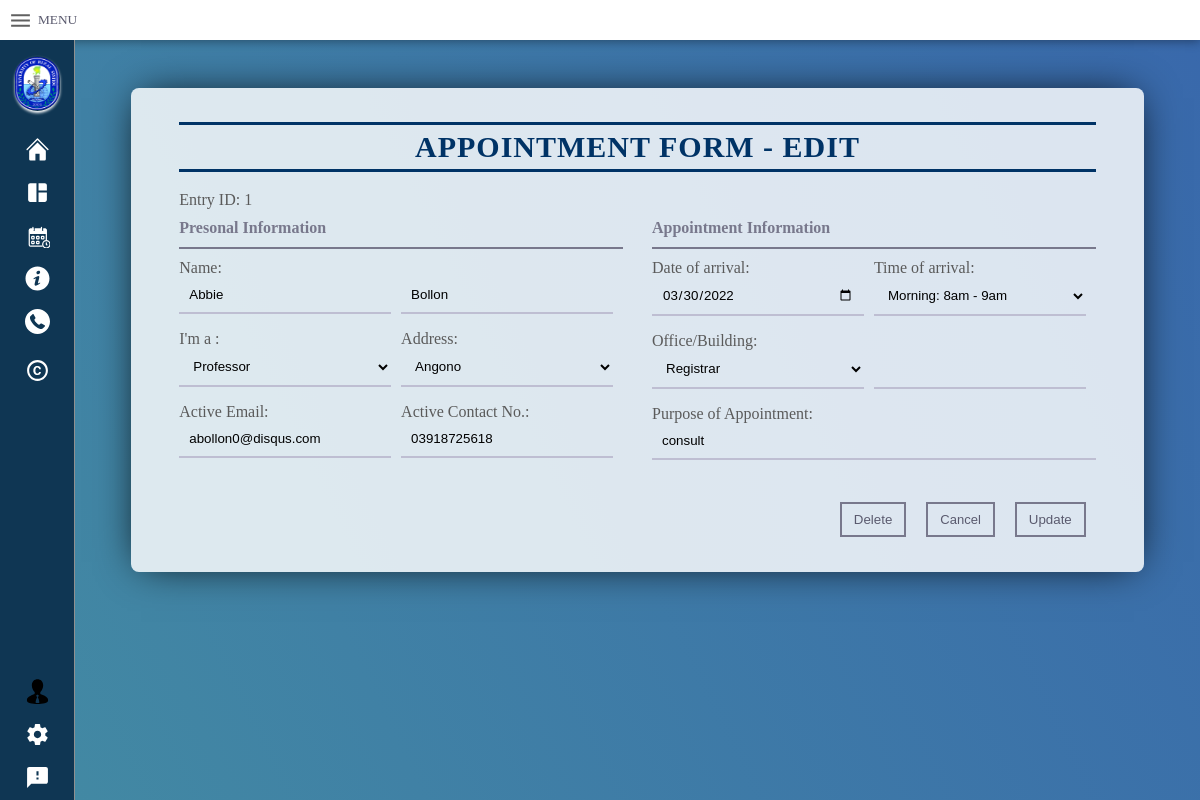
Before: /Edit_entry_data.php?ID=1 with the older database file.
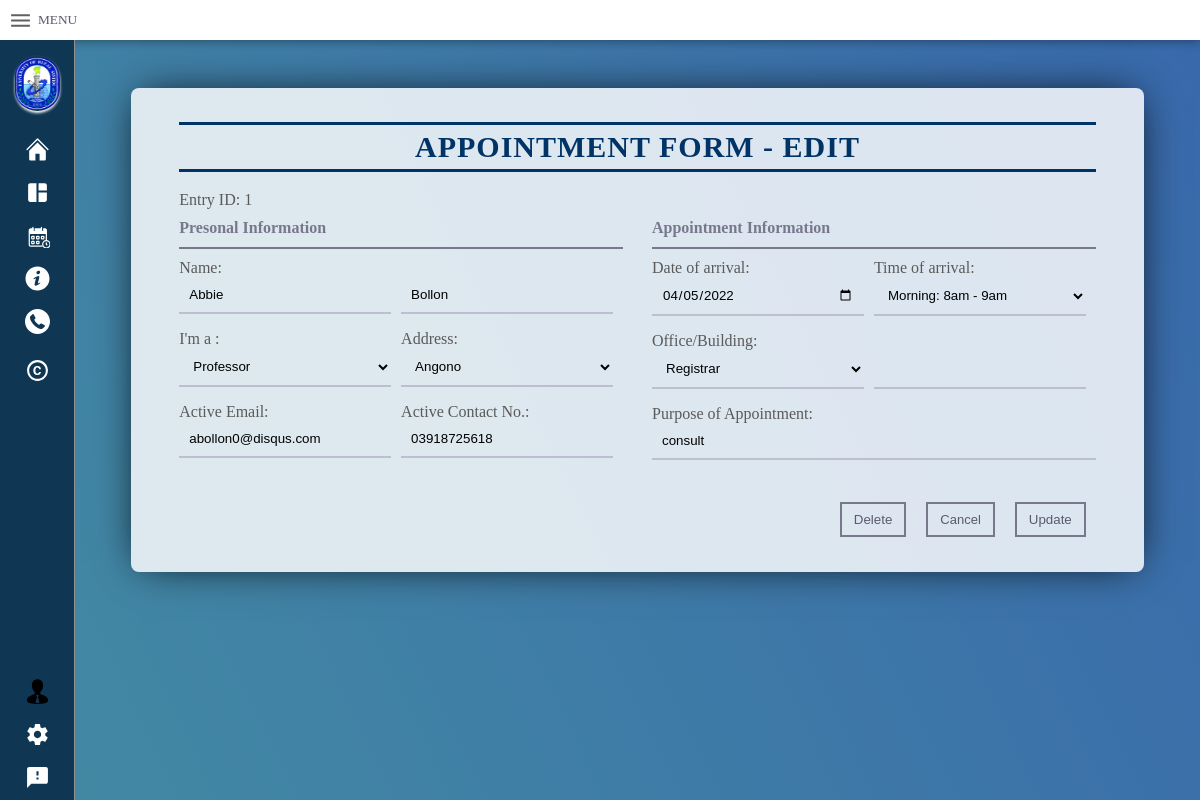
After: the same page with the newer database file.
### tables this page shows
CREATE TABLE `stakeholders` (
  `id` int(11) NOT NULL,
  `first_name` varchar(20) NOT NULL,
  `last_name` varchar(20) NOT NULL,
  `category` varchar(50) NOT NULL,
  `address` varchar(20) NOT NULL,
  `contact_No` varchar(11) NOT NULL,
  `email` varchar(50) NOT NULL,
  `time` varchar(20) NOT NULL,
  `office` varchar(20) NOT NULL,
  `purpose_of_appoint` varchar(100) NOT NULL,
  `status` varchar(20) NOT NULL,
  `date` date NOT NULL,
  `validity_of_QR` date NOT NULL,
  `added_at` datetime NOT NULL DEFAULT current_timestamp()
);

### Edit_entry_data.php (the view, shortened to what the changed rows need)
<?php
$con = connection();
if(isset($_SESSION)) {
$id = $_GET['ID'];
$sql = "SELECT * FROM  stakeholders WHERE id = '$id'";
$client = $con->query($sql) or die ($con->error);
$row = $client->fetch_assoc();
}
?>
<!DOCTYPE html>
<html>
<head>
  <link rel="stylesheet" type="text/css" href="CSS/index.css"></link>
  <link rel="stylesheet" type="text/css" href="CSS/edit_appointment_data.css"></link>
</head>
<body>
  <header class="header">
      <div class="Welcome"><h1> Welcome to University of Rizal System Morong</h1></h1></div>
    </header>
        <div class="container">
        <div class="student-form">
        <div class="container-form">
           <form action="" method="post" id="form" name="form"enctype="multipart/form-data" enctype="value">
            <div class="txt">Appointment Form - Edit</div>
            <div class="p" >Entry ID: <?php echo $row['id'];  !empty($postData['id'])?$postData['id']:'';?></div>
            <div class="col-half" >
              <div class="half">
                <div class="col-half" >
                  <input type="text"  name="first_name" id="dataInput" value="<?php echo $row['first_name']; ?>"  onchange="updateQrdataInput();"placeholder="Ex: José Protacio Y." required />
                  <input type="text"  name="last_name" id="lastname" value="<?php echo $row['last_name']; ?>" onchange="updateQrlastname();"   placeholder=" Rizal" required />
                </div>
                <div class="col-half" >
                <select type="text" name="category" id="category" value="<?php echo $row['category'];?>" onchange="updateQrcategory();" placeholder="category" required >
                  <option value="Professor" <?php echo ($row['category'] == "Professor")? 'selected' :'';?>>Professor</option>
                </select>
                  <select type="text" name="address"  id="address" onchange="updateQraddress();" value="<?php echo $row['address'];?>"   placeholder="Address" required>
                    <option value="Angono" <?php echo ($row['address'] == "Angono")? 'selected' :'';?>>Angono</option>
                  </select>
                </div>
                <div class="col-half" >
                  <input type="email" name="email" id="email" onchange="updateQremail();" placeholder="Email" value="<?php echo $row['email'];?>" required/>
                  <input type="tel" maxlength="11"  name="contact_No"  id="contactno" onchange="updateQrcontactno();" value="<?php echo $row['contact_No'];?>"  pattern="[0]{1}[0-9]{10}" placeholder="Contact Number" required/>
                </div>
              </div>
              <br>
                <div class="space"></div>
                <div class="half">
                <h4>Appointment Information</h4>
                <div class="col-half" >
                  <div class="p" >Date  of arrival:</div>
                  <div class="p" >Time of arrival:</div>
                </div>
                <div class="col-half" >
                  <input type="date"  name="date" id="date" onchange="updateQrDOA();" value="<?php echo $row['date'];?>" placeholder="Date of arrival"  required/>
                  <select type="time"  name="time" id="time" onchange="updateQrTOA();" value="<?php echo $row['time'];?>"  placeholder="Time of arrival" required>
                    <option value="Morning: 8am - 9am" <?php echo ($row['time'] == "Morning: 8am - 9am")? 'selected' :'';?>     >Morning: 8am - 9am</option>
                  </select>
                </div>
                <div class="col-half" >
                  <div class="p" >Office/Building:</div>
                  <div class="p if" ></div>
                </div>
                <div class="col-half" >
                  <select type="text" name="office" id="office" onchange="updateQroffice();" value="<?php echo $row['office'];?>"placeholder="Office"  required>
                    <option value="Registrar" <?php echo ($row['office'] == "Registrar")? 'selected' :'';?>>Registrar</option>
                  </select>
                  <input type="text"  disable>
                </div>
                <div class="p" >Purpose of Appointment:</div>
                <input type="text" name="purpose_of_appoint"  id="POA" onchange="updateQrPOA();" value="<?php echo $row['purpose_of_appoint'];?>" placeholder="Purpose Of Appointment" required/>
              </div>
          </div>
           <button type="update" class="button" id="update" name ="update"  value="Submit the Form">Update </button>
            <div class="cancel-btn" onclick="window.location.href='logout_entry.php'">Cancel </div>
            </form>
        </div >
               </div>
        </div>
</body>
</html>

Changed rows visible on the page:
changed stakeholders "Abbie": date "03/30/2022" → "04/05/2022"
